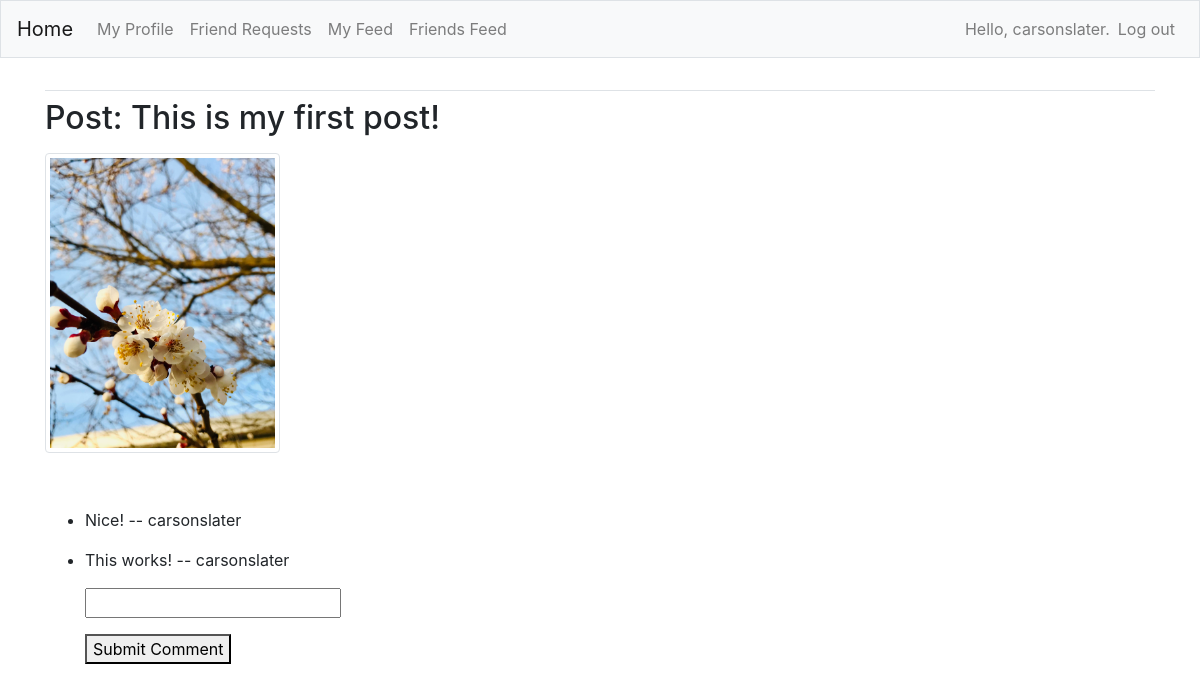
Before: /comments/1/ (signed in) with the older database file.
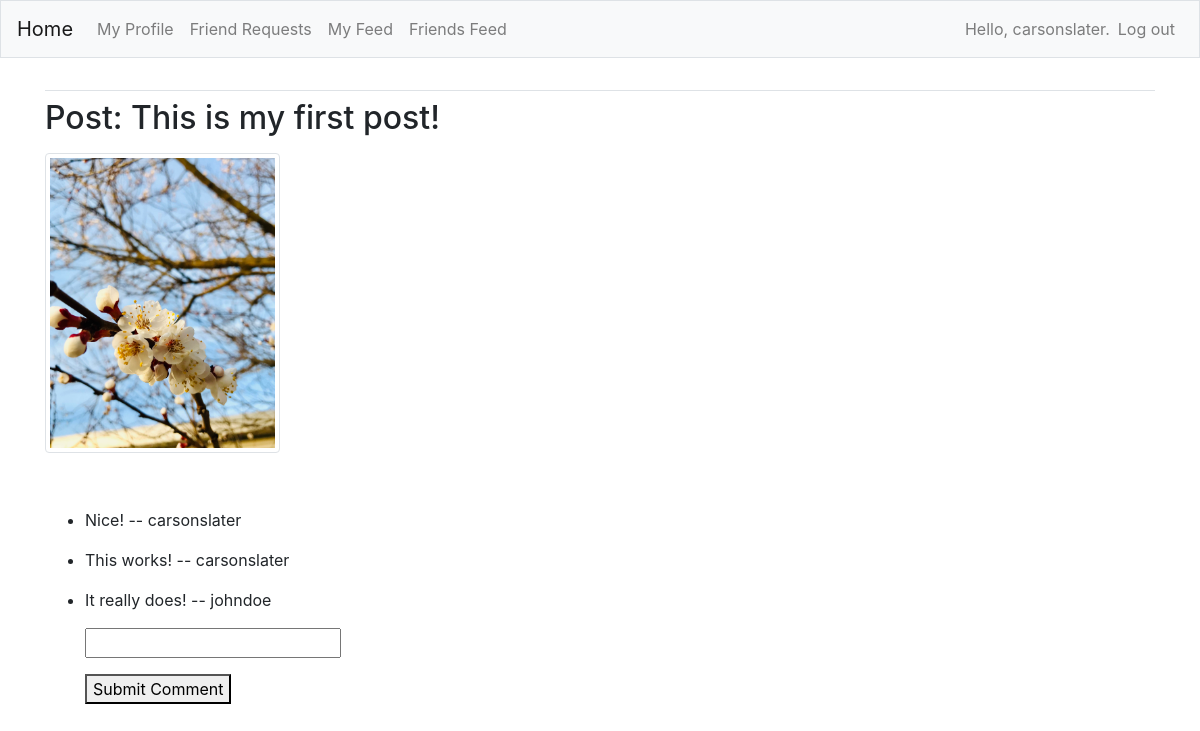
After: the same page with the newer database file.
### FeedApp/models.py (models this page shows, shortened)
class Comment(models.Model):
    post = models.ForeignKey(Post, on_delete=models.CASCADE)
    username = models.ForeignKey(User, related_name="details", on_delete=models.CASCADE)
    text = models.CharField(max_length=200)
    date_added = models.DateTimeField(auto_now_add=True, blank=True)

### FeedApp/views.py (the view)
# urls.py: path('comments/<int:post_id>/', views.comments, name='comments'),
@login_required
def comments(request, post_id):
    post = Post.objects.get(id=post_id)
    if request.method == 'POST' and request.POST.get('btn1'):
        comment = request.POST.get("comment")
        Comment.objects.create(post_id=post_id, username=request.user, text=comment, date_added=date.today())
        return redirect('FeedApp:comments', post_id=post_id)  # Redirect to refresh the page.
    comments = Comment.objects.filter(post=post_id)
    context = {'post': post, 'comments': comments}
    return render(request, 'FeedApp/comments.html', context)

### FeedApp/templates/FeedApp/comments.html (shortened to what this page needs)
{% extends "FeedApp/base.html" %}
{% load bootstrap4 %}
{% block content %}
<h2>
    <p>Post: {{ post.description }}</p>
</h2>
<h2>
    <p><img src="{{ post.image.url }}" class="img-thumbnail" style="max-height: 300px;" alt="No image"><br><br></p>
</h2>
<ul>
    <form method="POST">
        {% for c in comments %}
        <li>
            <p>{{ c.text }} -- {{ c.username }}</p>
        </li>
        {% empty %}
        <li>There are no comments for this post.</li>
        {% endfor %}
        <p><input type="text" name="comment"></p>
        <p><button type="submit" name="btn1" value=1>Submit Comment</button></p>
    </form>
</ul>
{% endblock content %}

Changed rows visible on the page:
added Comment: text "It really does!", username "johndoe"
